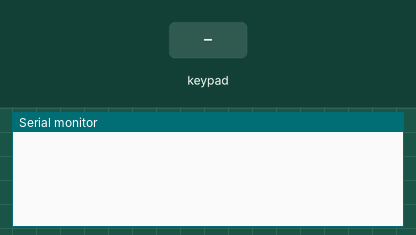
Bench run of a sketch on a simulated Arduino Uno, built with avr-gcc and run on an emulated ATmega328P. Shown: the last lines printed to the serial monitor. Inputs (shaded band) come from the test bench.

Above: at 1.2 s.
1.3 s: key '1' pressed
At 1.8 s:
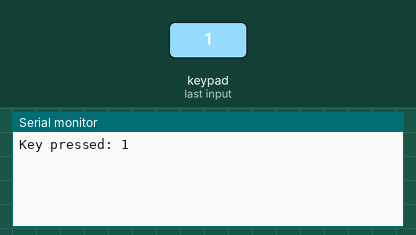
2.8 s: keypad keys 1 1 1 0 9 8 # pressed 0.4 s apart
At 6.4 s:
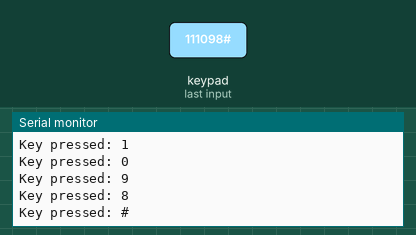
7.1 s: key 'A' pressed
At 7.6 s:
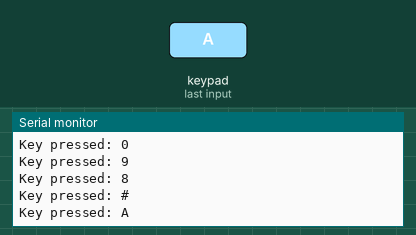
8.6 s: keypad keys 1 1 1 0 9 8 * pressed 0.4 s apart
At 11.7 s:
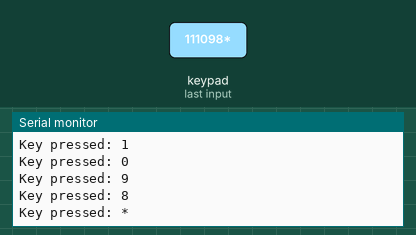
12.9 s: key 'B' pressed
At 14.1 s:
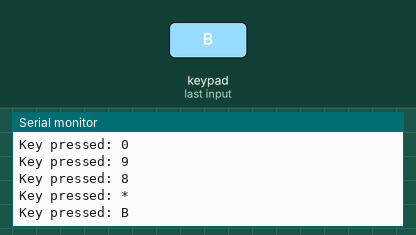
14.4 s: keypad keys 1 1 1 0 9 8 D pressed 0.4 s apart
At 17.3 s:
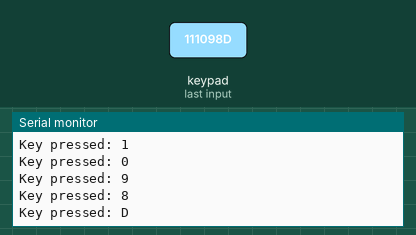
Timing chart, 0 to 18.8 s (numbered marks = the images above; inputs shaded):
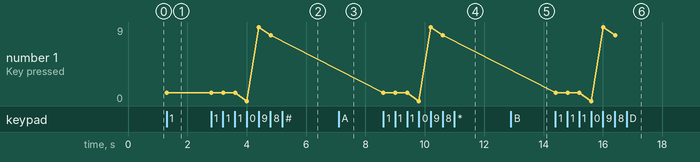

Measured:
- after the input at 1.3 s, the serial monitor: prints a new line at once (image 1)
- after the input at 2.8 s, the serial monitor: prints a new line after 1.2 s (image 2)
- after the input at 7.1 s, the serial monitor: prints a new line at once (image 3)
- after the input at 8.6 s, the serial monitor: prints a new line at once (image 4)
- after the input at 12.9 s, the serial monitor: prints a new line at once (image 5)
- after the input at 14.4 s, the serial monitor: prints a new line at once (image 6)
- plotted number 1: 1 → 8 after the input at 2.8 s

The sketch:

_to_interface_a_4_4_keypad_with_arduino_uno_using_tinkercad1.ino
```cpp
#include<Keypad.h>

const byte row=4;
const byte col=4;

char keys[row][col]
{
  {'1','2','3','A'},
  {'4','5','6','B'},
  {'7','8','9','C'},
  {'*','0','#','D'}
};

byte rowPins[row]={11,10,9,8};
byte colPins[col]={7,6,5,4};

Keypad keypad=Keypad(makeKeymap(keys),rowPins,colPins,row,col);

void setup()
{
  Serial.begin(9600);
}
void loop()
{
  char key=keypad.getKey();
  if(key)
  {
    Serial.print("Key pressed: ");
    Serial.println(key);
  }
}
```
